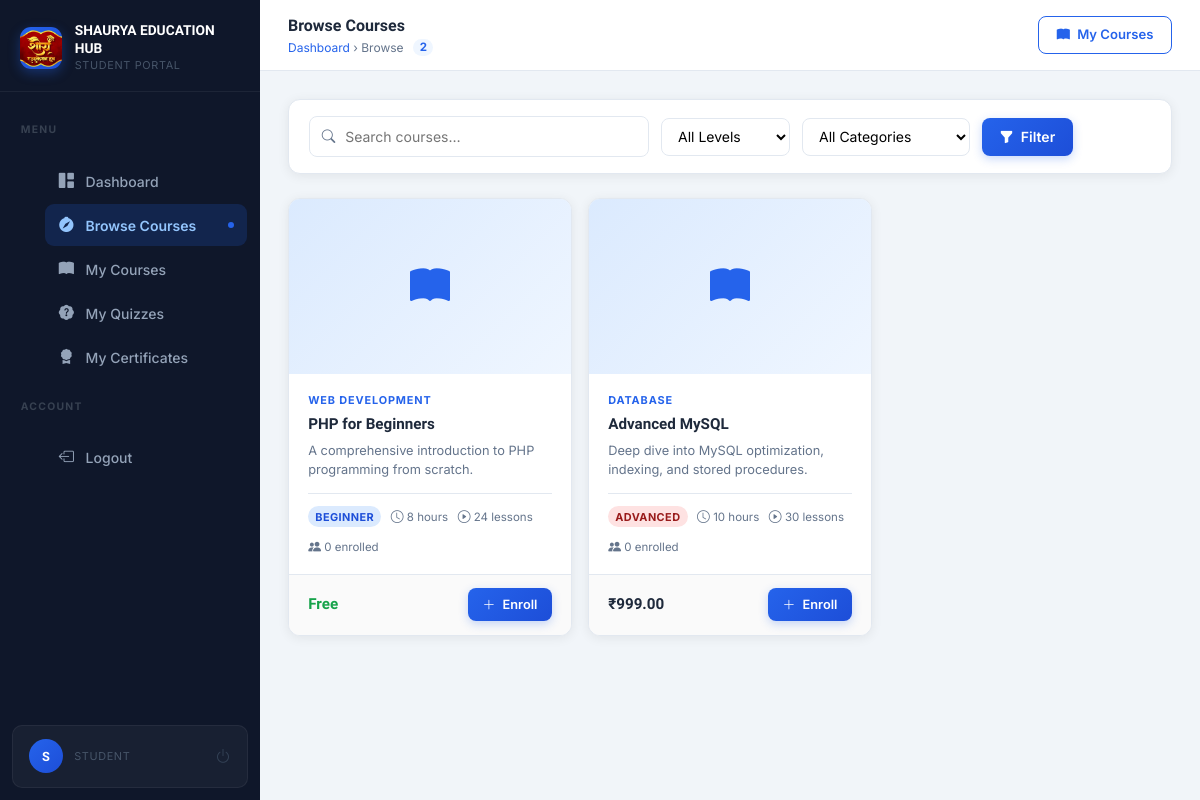
/browse-courses.php (signed in), run on the app's committed database.
### tables this page shows
CREATE TABLE IF NOT EXISTS courses (
    id            INT           UNSIGNED AUTO_INCREMENT PRIMARY KEY,

     
    title         VARCHAR(200)  NOT NULL,
    slug          VARCHAR(220)  NOT NULL UNIQUE,           
    description   TEXT          NOT NULL,
    short_desc    VARCHAR(500)  DEFAULT NULL,              

     
    image         VARCHAR(300)  DEFAULT NULL,              

     
    category      VARCHAR(100)  DEFAULT NULL,
    level         ENUM('beginner','intermediate','advanced') NOT NULL DEFAULT 'beginner',
    language      VARCHAR(60)   DEFAULT 'English',

     
    price         DECIMAL(8,2)  NOT NULL DEFAULT 0.00,     
    is_free       TINYINT(1)    NOT NULL DEFAULT 1,

     
    duration      VARCHAR(60)   DEFAULT NULL,              
    total_lessons INT           UNSIGNED DEFAULT 0,

     
    status        ENUM('active','inactive','draft') NOT NULL DEFAULT 'draft',

     
    created_by    INT           UNSIGNED NOT NULL,         

     
    created_at    TIMESTAMP     NOT NULL DEFAULT CURRENT_TIMESTAMP,
    updated_at    TIMESTAMP     NOT NULL DEFAULT CURRENT_TIMESTAMP ON UPDATE CURRENT_TIMESTAMP,

     
    INDEX idx_status     (status),
    INDEX idx_level      (level),
    INDEX idx_created_by (created_by),
    INDEX idx_category   (category)
);

### browse-courses.php (the view, shortened to what this page needs)
<?php
require_once __DIR__ . '/config/db.php';
$search      = trim($_GET['search']   ?? '');
$filterLevel = trim($_GET['level']    ?? '');
$filterCat   = trim($_GET['category'] ?? '');
$where  = ["c.status = 'active'"];
$whereSQL = 'WHERE ' . implode(' AND ', $where);
$sql = "
    SELECT c.id, c.title, c.description,
           c.image, c.category, c.level, c.price, c.is_free,
           c.duration, c.total_lessons,
           (SELECT COUNT(*) FROM enrollments e WHERE e.course_id = c.id) AS enroll_count
    FROM courses c
    $whereSQL
    ORDER BY c.created_at DESC
";
$stmt = $conn->prepare($sql);
$stmt->execute();
$courses = $stmt->get_result();
$enrolledIds = [];
$catRes = $conn->query(
    "SELECT DISTINCT category FROM courses WHERE status='active' AND category IS NOT NULL AND category != '' ORDER BY category"
);
$categories = [];
while ($r = $catRes->fetch_assoc()) $categories[] = $r['category'];
$totalCourses = $courses->num_rows;
?>
<!DOCTYPE html>
<html lang="en">
<head>
    <link href="https://cdn.jsdelivr.net/npm/bootstrap@5.3.3/dist/css/bootstrap.min.css" rel="stylesheet">
    <link href="https://cdn.jsdelivr.net/npm/bootstrap-icons@1.11.3/font/bootstrap-icons.min.css" rel="stylesheet">
    <link href="assets/css/student.css" rel="stylesheet">
</head>
<body>
<?php include __DIR__ . '/includes/student-sidebar.php'; ?>
<div class="st-main">
    <header class="st-topbar">
        <div class="st-topbar-left">
            <div>
                <div class="st-page-title">Browse Courses</div>
                <div class="st-breadcrumb">
                    <a href="dashboard.php">Dashboard</a> &rsaquo; Browse
                    <span style="margin-left:.4rem;background:var(--brand-light);color:var(--brand);border-radius:20px;padding:.1em .55em;font-size:.72rem;font-weight:700;">
                        <?= $totalCourses ?>
                    </span>
                </div>
            </div>
        </div>
        <div class="st-topbar-right">
            <a href="my-courses.php" class="btn-outline-brand" style="font-size:.82rem;">
                <i class="bi bi-book-fill"></i> My Courses
            </a>
        </div>
    </header>
    <main class="st-body">
        <div class="st-card" style="margin-bottom:1.5rem;">
            <div class="st-card-body" style="padding:1rem 1.25rem;">
                <form method="GET" action="browse-courses.php"
                      style="display:flex;gap:.75rem;flex-wrap:wrap;align-items:center;">
                    <div class="st-search-wrap" style="flex:1;min-width:200px;">
                        <i class="bi bi-search"></i>
                        <input type="text" name="search" class="st-search-input"
                               placeholder="Search courses…"
                               value="<?= htmlspecialchars($search) ?>">
                    </div>
                    <select name="level"
                            style="padding:.52rem .75rem;border:1px solid var(--border);border-radius:var(--radius-sm);font-size:.875rem;outline:none;background:var(--surface);">
                        <option value="">All Levels</option>
                    </select>
                    <?php if ($categories): ?>
                    <select name="category"
                            style="padding:.52rem .75rem;border:1px solid var(--border);border-radius:var(--radius-sm);font-size:.875rem;outline:none;background:var(--surface);">
                        <option value="">All Categories</option>
                    </select>
                    <?php endif; ?>
                    <button type="submit" class="btn-brand" style="padding:.52rem 1.1rem;">
                        <i class="bi bi-funnel-fill"></i> Filter
                    </button>
                </form>
            </div>
        </div>
        <?php if ($totalCourses === 0): ?>
        <div class="st-empty">
            <div class="st-empty-icon"><i class="bi bi-journal-x"></i></div>
            <h5><?= ($search || $filterLevel || $filterCat) ? 'No courses match your filters' : 'No courses available yet' ?></h5>
            <p><?= ($search || $filterLevel || $filterCat) ? 'Try clearing your filters.' : 'Check back soon!' ?></p>
            <?php if ($search || $filterLevel || $filterCat): ?>
            <a href="browse-courses.php" class="btn-brand"><i class="bi bi-x-circle"></i> Clear Filters</a>
            <?php endif; ?>
        </div>
        <?php else: ?>
        <div class="row g-3">
            <?php while ($c = $courses->fetch_assoc()):
                $isEnrolled = in_array((int)$c['id'], $enrolledIds, true);
            ?>
            <div class="col-12 col-md-6 col-xl-4">
                <div class="course-card">
                    <a href="course-details.php?id=<?= $c['id'] ?>" style="text-decoration:none;">
                        <?php if (!empty($c['image']) && file_exists($c['image'])): ?>
                        <img src="<?= htmlspecialchars($c['image']) ?>"
                             alt="<?= htmlspecialchars($c['title']) ?>"
                             class="course-card-img" style="display:block;">
                        <?php else: ?>
                        <div class="course-card-img-placeholder">
                            <i class="bi bi-book-fill"></i>
                        </div>
                        <?php endif; ?>
                    </a>
                    <div class="course-card-body">
                        <div class="course-card-cat">
                            <?= htmlspecialchars($c['category'] ?? 'General') ?>
                        </div>
                        <a href="course-details.php?id=<?= $c['id'] ?>" style="text-decoration:none;">
                            <div class="course-card-title"><?= htmlspecialchars($c['title']) ?></div>
                        </a>
                        <div class="course-card-desc">
                            <?= htmlspecialchars(substr($c['description'], 0, 120)) ?>
                        </div>
                        <div class="course-card-meta">
                            <span class="lms-badge badge-<?= $c['level'] ?>"><?= ucfirst($c['level']) ?></span>
                            <?php if ($c['duration']): ?>
                            <span><i class="bi bi-clock"></i> <?= htmlspecialchars($c['duration']) ?></span>
                            <?php endif; ?>
                            <?php if ($c['total_lessons']): ?>
                            <span><i class="bi bi-play-circle"></i> <?= (int)$c['total_lessons'] ?> lessons</span>
                            <?php endif; ?>
                            <span><i class="bi bi-people-fill"></i> <?= (int)$c['enroll_count'] ?> enrolled</span>
                        </div>
                    </div>
                    <div class="course-card-footer">
                        <div class="course-price <?= $c['is_free'] ? 'free' : '' ?>">
                            <?= $c['is_free'] ? 'Free' : '₹' . number_format($c['price'], 2) ?>
                        </div>
                        <?php if ($isEnrolled): ?>
                        <a href="course-details.php?id=<?= $c['id'] ?>"
                           class="btn-brand" style="font-size:.8rem;padding:.42rem .9rem;">
                            <i class="bi bi-play-fill"></i> Continue
                        </a>
                        <?php else: ?>
                        <form method="POST" action="browse-courses.php" style="margin:0;">
                            <button type="submit" class="btn-brand" style="font-size:.8rem;padding:.42rem .9rem;">
                                <i class="bi bi-plus-lg"></i> Enroll
                            </button>
                        </form>
                        <?php endif; ?>
                    </div>
                </div>
            </div>
            <?php endwhile; ?>
        </div>
        <?php endif; ?>
    </main>
</div>
</body>
</html>

### data on the page
courses: category "WEB DEVELOPMENT", title "PHP for Beginners", description "A comprehensive introduction to PHP programming from scratch.", level "BEGINNER", duration "8 hours", total_lessons "24", enroll_count "0", is_free "Free"
courses: category "DATABASE", title "Advanced MySQL", description "Deep dive into MySQL optimization, indexing, and stored procedures.", level "ADVANCED", duration "10 hours", total_lessons "30", enroll_count "0", price "999.00"

### other printed values
SITE_NAME "SHAURYA EDUCATION HUB"
$item['label'] "Dashboard"
$item['label'] "Browse Courses"
$item['label'] "My Courses"
$item['label'] "My Quizzes"
$item['label'] "My Certificates"
substr($authUserName ?: 'S', 0, 1) "S"
$totalCourses "2"
